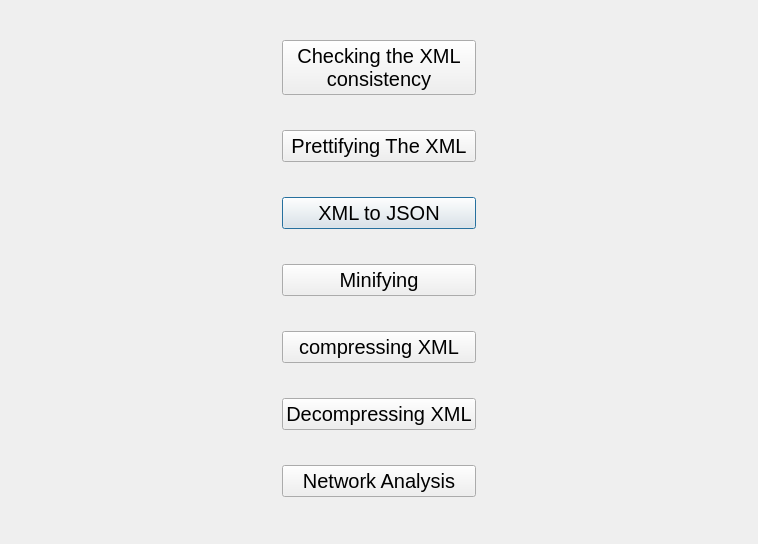
<?xml version="1.0" encoding="UTF-8"?>
<ui version="4.0">
 <class>uploadTextFile</class>
 <widget class="QDialog" name="uploadTextFile">
  <property name="geometry">
   <rect>
    <x>0</x>
    <y>0</y>
    <width>758</width>
    <height>544</height>
   </rect>
  </property>
  <property name="windowTitle">
   <string>Dialog</string>
  </property>
  <property name="sizeGripEnabled">
   <bool>false</bool>
  </property>
  <layout class="QGridLayout" name="gridLayout">
   <property name="leftMargin">
    <number>11</number>
   </property>
   <item row="3" column="1">
    <widget class="QPushButton" name="pushButton_3">
     <property name="font">
      <font>
       <pointsize>15</pointsize>
      </font>
     </property>
     <property name="text">
      <string>XML to JSON</string>
     </property>
    </widget>
   </item>
   <item row="1" column="2">
    <spacer name="horizontalSpacer_2">
     <property name="orientation">
      <enum>Qt::Orientation::Horizontal</enum>
     </property>
     <property name="sizeHint" stdset="0">
      <size>
       <width>40</width>
       <height>20</height>
      </size>
     </property>
    </spacer>
   </item>
   <item row="5" column="1">
    <widget class="QPushButton" name="pushButton_5">
     <property name="font">
      <font>
       <pointsize>15</pointsize>
      </font>
     </property>
     <property name="text">
      <string>compressing XML</string>
     </property>
    </widget>
   </item>
   <item row="0" column="1">
    <widget class="QPushButton" name="pushButton_2">
     <property name="font">
      <font>
       <pointsize>15</pointsize>
      </font>
     </property>
     <property name="text">
      <string>Checking the XML
consistency</string>
     </property>
    </widget>
   </item>
   <item row="6" column="1">
    <widget class="QPushButton" name="pushButton_6">
     <property name="font">
      <font>
       <pointsize>15</pointsize>
      </font>
     </property>
     <property name="text">
      <string>Decompressing XML</string>
     </property>
    </widget>
   </item>
   <item row="1" column="0">
    <spacer name="horizontalSpacer">
     <property name="orientation">
      <enum>Qt::Orientation::Horizontal</enum>
     </property>
     <property name="sizeHint" stdset="0">
      <size>
       <width>40</width>
       <height>20</height>
      </size>
     </property>
    </spacer>
   </item>
   <item row="1" column="1">
    <widget class="QPushButton" name="pushButton">
     <property name="font">
      <font>
       <pointsize>15</pointsize>
       <bold>false</bold>
      </font>
     </property>
     <property name="mouseTracking">
      <bool>true</bool>
     </property>
     <property name="focusPolicy">
      <enum>Qt::FocusPolicy::WheelFocus</enum>
     </property>
     <property name="text">
      <string>Prettifying The XML</string>
     </property>
     <property name="autoDefault">
      <bool>true</bool>
     </property>
    </widget>
   </item>
   <item row="4" column="1">
    <widget class="QPushButton" name="pushButton_4">
     <property name="font">
      <font>
       <pointsize>15</pointsize>
      </font>
     </property>
     <property name="text">
      <string>Minifying</string>
     </property>
    </widget>
   </item>
   <item row="7" column="1">
    <widget class="QPushButton" name="pushButton_7">
     <property name="font">
      <font>
       <pointsize>15</pointsize>
      </font>
     </property>
     <property name="text">
      <string>Network Analysis</string>
     </property>
    </widget>
   </item>
  </layout>
 </widget>
 <resources/>
 <connections/>
</ui>
